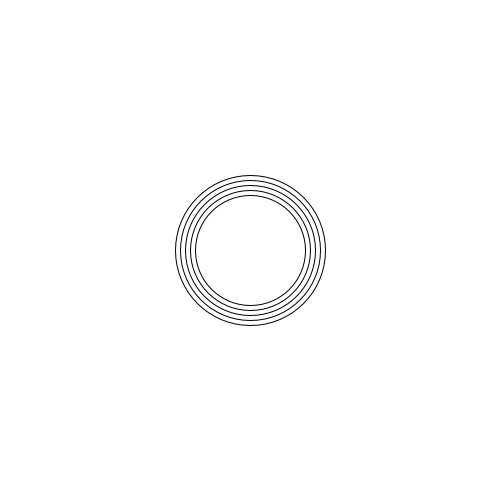
Frame 1 (no input)
Frame 60 (the mouse pressed at the canvas centre just before this capture): identical to frame 1, image omitted
Frame 120 (the mouse held since frame 60 and released just before this capture): identical to frame 1, image omitted

The Processing sketch that drew this single still picture (run headless with seeded random() and noise(); from frame 60 on, the mouse is pressed at the canvas centre):

// Processing sketch: opdracht9_6
// ── opdracht9_6.pde
String mijnTekst;

void setup() {
  size(500, 500);
  background(255, 255, 255);
  cirkeltje(250, 250, 300, 300);
}

void draw() {
}

void cirkeltje(int a, int b, int c, int d) {
  int size = 150;
    for (int i = 0; i < 5; i++) {
    ellipse(250, 250, size, size);
    size = size -10;
  }
}
